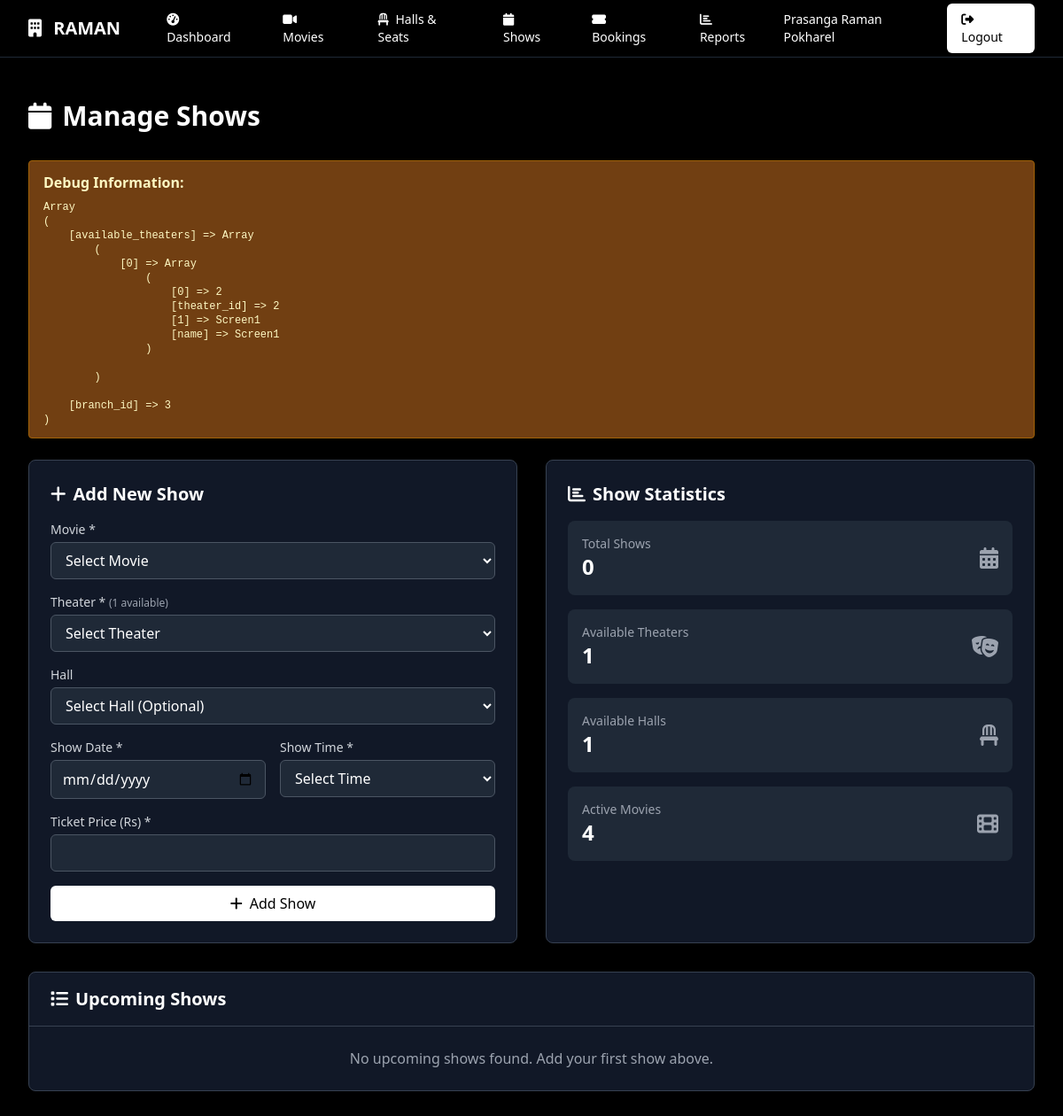
Before: /branch/shows.php (signed in) with the older database file.
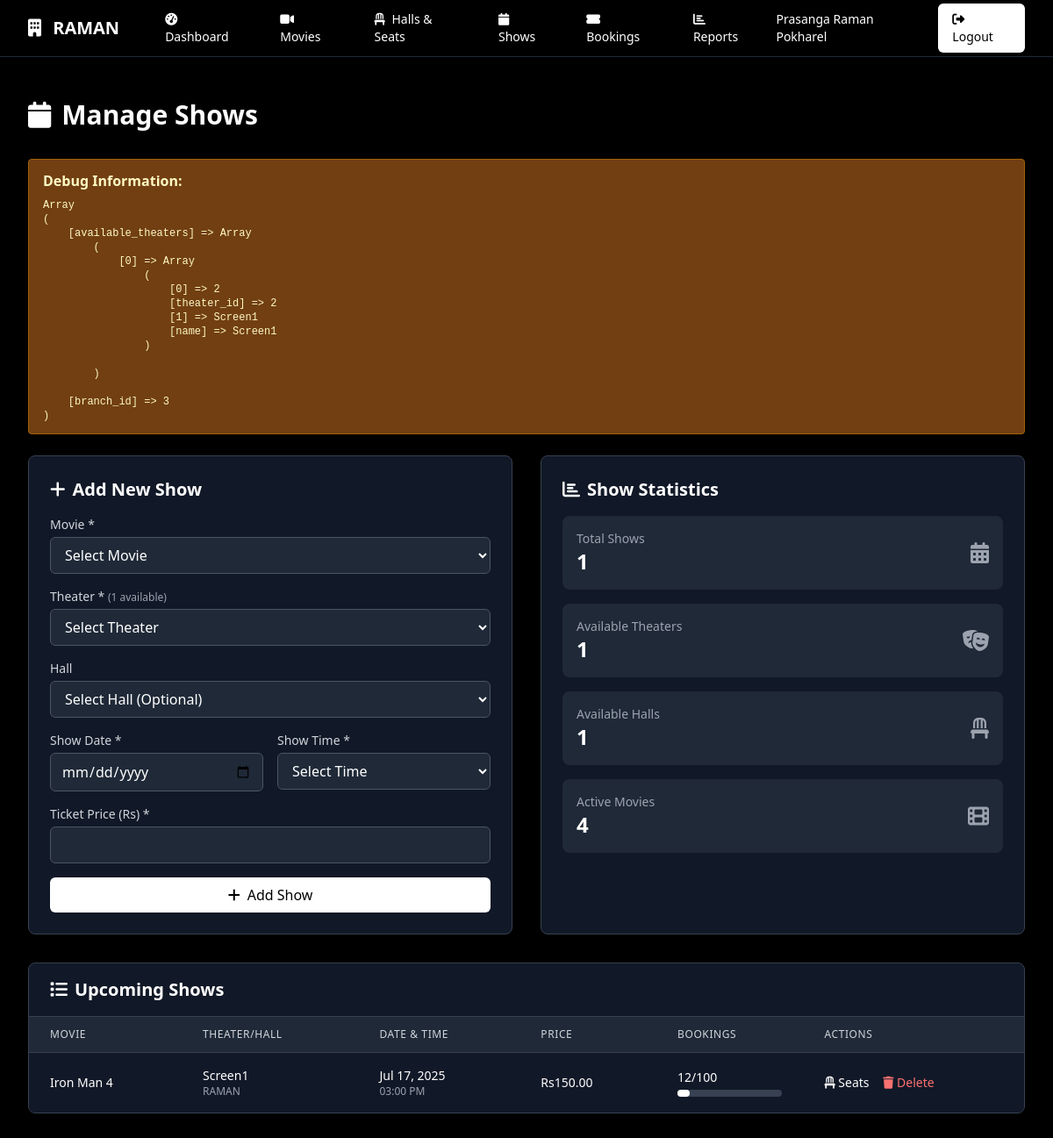
After: the same page with the newer database file.
### tables this page shows
CREATE TABLE `branches` (
  `branch_id` int(11) NOT NULL,
  `branch_name` varchar(255) NOT NULL,
  `branch_code` varchar(50) NOT NULL,
  `location` varchar(255) NOT NULL,
  `manager_name` varchar(255) NOT NULL,
  `contact_phone` varchar(20) DEFAULT NULL,
  `email` varchar(255) DEFAULT NULL,
  `username` varchar(100) NOT NULL,
  `password_hash` varchar(255) NOT NULL,
  `status` enum('active','inactive') DEFAULT 'active',
  `created_at` timestamp NOT NULL DEFAULT current_timestamp(),
  `updated_at` timestamp NOT NULL DEFAULT current_timestamp() ON UPDATE current_timestamp()
);

CREATE TABLE `shows` (
  `show_id` int(11) NOT NULL,
  `movie_id` int(11) DEFAULT NULL,
  `theater_id` int(11) NOT NULL,
  `show_time` datetime NOT NULL,
  `price` decimal(10,2) NOT NULL,
  `created_at` timestamp NOT NULL DEFAULT current_timestamp(),
  `hall_id` int(11) DEFAULT NULL
);

CREATE TABLE `movies` (
  `movie_id` int(11) NOT NULL,
  `title` varchar(255) NOT NULL,
  `genre` varchar(100) DEFAULT NULL,
  `duration` int(11) DEFAULT NULL,
  `release_date` date DEFAULT NULL,
  `description` text DEFAULT NULL,
  `rating` decimal(3,1) DEFAULT NULL,
  `language` varchar(50) DEFAULT NULL,
  `poster_url` varchar(255) DEFAULT NULL,
  `trailer_url` varchar(255) DEFAULT NULL,
  `created_at` timestamp NOT NULL DEFAULT current_timestamp(),
  `director` varchar(255) DEFAULT NULL,
  `cast` text DEFAULT NULL,
  `certificate` varchar(50) DEFAULT NULL,
  `status` varchar(50) DEFAULT 'active'
);

CREATE TABLE `theaters` (
  `theater_id` int(11) NOT NULL,
  `name` varchar(255) NOT NULL,
  `location` varchar(255) NOT NULL,
  `capacity` int(11) NOT NULL,
  `address` varchar(255) NOT NULL,
  `city` varchar(255) NOT NULL,
  `state` varchar(255) NOT NULL,
  `screens` varchar(255) NOT NULL,
  `created_at` timestamp NOT NULL DEFAULT current_timestamp(),
  `theater_image` varchar(255) DEFAULT NULL,
  `branch_id` int(11) DEFAULT NULL
);

CREATE TABLE `halls` (
  `hall_id` int(11) NOT NULL,
  `branch_id` int(11) NOT NULL,
  `hall_name` varchar(255) NOT NULL,
  `total_rows` int(11) NOT NULL,
  `seats_per_row` int(11) NOT NULL,
  `total_capacity` int(11) NOT NULL,
  `hall_type` enum('standard','premium','imax') DEFAULT 'standard',
  `status` enum('active','inactive') DEFAULT 'active',
  `created_at` timestamp NOT NULL DEFAULT current_timestamp()
);

### branch/shows.php (the view, shortened to what the rows shown need)
<?php
include '../database/config.php';
$branch_id = $_SESSION['branch_id'];
try {
    $shows_stmt = $conn->prepare("
        SELECT s.show_id, s.show_time, s.price, m.title as movie_title,
               t.name as theater_name, h.hall_name,
               (SELECT COUNT(*) FROM seats WHERE show_id = s.show_id AND status = 'booked') as booked_seats,
               (SELECT COUNT(*) FROM seats WHERE show_id = s.show_id) as total_seats
        FROM shows s
        JOIN movies m ON s.movie_id = m.movie_id
        JOIN theaters t ON s.theater_id = t.theater_id
        LEFT JOIN halls h ON s.hall_id = h.hall_id
        WHERE t.branch_id = ? AND s.show_time >= NOW()
        ORDER BY s.show_time ASC
    ");
    $shows_stmt->execute([$branch_id]);
    $shows = $shows_stmt->fetchAll();
} catch (PDOException $e) {
    $shows = [];
}
?>
<!DOCTYPE html>
<html lang="en">
<head>
    <script src="https://cdn.tailwindcss.com"></script>
    <link rel="stylesheet" href="https://cdnjs.cloudflare.com/ajax/libs/font-awesome/6.4.0/css/all.min.css">
</head>
<body>
    <?php include '../includes/branchnav.php'; ?>
    <div class="max-w-7xl mx-auto py-6 sm:px-6 lg:px-8">
        <div class="px-4 py-6 sm:px-0">
            <h1 class="text-3xl font-bold text-white mb-8">
                <i class="fas fa-calendar mr-3"></i>Manage Shows
            </h1>
            <div class="grid grid-cols-1 lg:grid-cols-2 gap-8">
                <div class="bg-gray-900 border border-gray-700 rounded-lg p-6">
                    <h2 class="text-xl font-semibold text-white mb-4">
                        <i class="fas fa-plus mr-2"></i>Add New Show
                    </h2>
                </div>
                <div class="bg-gray-900 border border-gray-700 rounded-lg p-6">
                    <h2 class="text-xl font-semibold text-white mb-4">
                        <i class="fas fa-chart-bar mr-2"></i>Show Statistics
                    </h2>
                </div>
            </div>
            <div class="mt-8 bg-gray-900 border border-gray-700 rounded-lg overflow-hidden">
                <div class="px-6 py-4 border-b border-gray-700">
                    <h2 class="text-xl font-semibold text-white">
                        <i class="fas fa-list mr-2"></i>Upcoming Shows
                    </h2>
                </div>
                <?php if (empty($shows)): ?>
                    <div class="p-6 text-center text-gray-400">
                        No upcoming shows found. Add your first show above.
                    </div>
                <?php else: ?>
                    <div class="overflow-x-auto">
                        <table class="min-w-full divide-y divide-gray-700">
                            <thead class="bg-gray-800">
                                <tr>
                                    <th class="px-6 py-3 text-left text-xs font-medium text-gray-300 uppercase tracking-wider">Movie</th>
                                    <th class="px-6 py-3 text-left text-xs font-medium text-gray-300 uppercase tracking-wider">Theater/Hall</th>
                                    <th class="px-6 py-3 text-left text-xs font-medium text-gray-300 uppercase tracking-wider">Date & Time</th>
                                    <th class="px-6 py-3 text-left text-xs font-medium text-gray-300 uppercase tracking-wider">Price</th>
                                    <th class="px-6 py-3 text-left text-xs font-medium text-gray-300 uppercase tracking-wider">Bookings</th>
                                    <th class="px-6 py-3 text-left text-xs font-medium text-gray-300 uppercase tracking-wider">Actions</th>
                                </tr>
                            </thead>
                            <tbody class="bg-gray-900 divide-y divide-gray-700">
                                <?php foreach ($shows as $show): ?>
                                    <tr>
                                        <td class="px-6 py-4 whitespace-nowrap">
                                            <div class="text-sm font-medium text-white"><?php echo htmlspecialchars($show['movie_title']); ?></div>
                                        </td>
                                        <td class="px-6 py-4 whitespace-nowrap">
                                            <div class="text-sm text-white"><?php echo htmlspecialchars($show['theater_name']); ?></div>
                                            <?php if ($show['hall_name']): ?>
                                                <div class="text-xs text-gray-400"><?php echo htmlspecialchars($show['hall_name']); ?></div>
                                            <?php endif; ?>
                                        </td>
                                        <td class="px-6 py-4 whitespace-nowrap">
                                            <div class="text-sm text-white"><?php echo date('M j, Y', strtotime($show['show_time'])); ?></div>
                                            <div class="text-xs text-gray-400"><?php echo date('h:i A', strtotime($show['show_time'])); ?></div>
                                        </td>
                                        <td class="px-6 py-4 whitespace-nowrap">
                                            <div class="text-sm text-white">Rs<?php echo number_format($show['price'], 2); ?></div>
                                        </td>
                                        <td class="px-6 py-4 whitespace-nowrap">
                                            <div class="text-sm text-white"><?php echo $show['booked_seats']; ?>/<?php echo $show['total_seats']; ?></div>
                                            <div class="w-full bg-gray-700 rounded-full h-2 mt-1">
                                                <?php
                                                $percentage = $show['total_seats'] > 0 ? ($show['booked_seats'] / $show['total_seats']) * 100 : 0;
                                                ?>
                                                <div class="bg-white h-2 rounded-full" style="width: <?php echo $percentage; ?>%"></div>
                                            </div>
                                        </td>
                                        <td class="px-6 py-4 whitespace-nowrap text-sm font-medium">
                                            <button onclick="viewSeats(<?php echo $show['show_id']; ?>)"
                                                    class="text-white hover:text-gray-300 mr-3">
                                                <i class="fas fa-chair"></i> Seats
                                            </button>
                                            <button onclick="deleteShow(<?php echo $show['show_id']; ?>)"
                                                    class="text-red-400 hover:text-red-300">
                                                <i class="fas fa-trash"></i> Delete
                                            </button>
                                        </td>
                                    </tr>
                                <?php endforeach; ?>
                            </tbody>
                        </table>
                    </div>
                <?php endif; ?>
            </div>
        </div>
    </div>
</body>
</html>

### includes/branchnav.php (shortened to what the rows shown need)
<?php
try {
    $stmt = $conn->prepare("SELECT * FROM branches WHERE branch_id = ?");
    $stmt->execute([$_SESSION['branch_id']]);
    $branch_info = $stmt->fetch();
} catch (PDOException $e) {
    $branch_info = null;
}
?>
<!DOCTYPE html>
<html lang="en">
<head>
    <script src="https://cdn.tailwindcss.com"></script>
    <link rel="stylesheet" href="https://cdnjs.cloudflare.com/ajax/libs/font-awesome/6.4.0/css/all.min.css">
</head>
<body>
<nav class="bg-black border-b border-gray-800">
    <div class="max-w-7xl mx-auto px-4 sm:px-6 lg:px-8">
        <div class="flex justify-between h-16">
            <div class="flex items-center">
                <div class="flex-shrink-0">
                    <h1 class="text-xl font-bold text-white">
                        <i class="fas fa-building mr-2"></i>
                        <?php echo $branch_info ? htmlspecialchars($branch_info['branch_name']) : 'Branch Admin'; ?>
                    </h1>
                </div>
            </div>
            <div class="flex items-center">
                <div class="ml-3 relative">
                    <div class="flex items-center space-x-4">
                        <span class="text-white text-sm">
                            <?php echo $branch_info ? htmlspecialchars($branch_info['manager_name']) : 'Branch Manager'; ?>
                        </span>
                        <a href="logout.php" class="bg-white text-black hover:bg-gray-200 px-4 py-2 rounded-md text-sm font-medium">
                            <i class="fas fa-sign-out-alt mr-1"></i> Logout
                        </a>
                    </div>
                </div>
            </div>
        </div>
    </div>
</nav>

Changed rows visible on the page:
added shows: movie.title "Iron Man 4", theater.name "Screen1", hall.hall_name "RAMAN", show_time "Jul 17, 2025", show_time "03:00 PM", price "150.00", booked_seats "12", total_seats "100"
Other visible differences:
count($shows): "0" → "1"
text no longer shown: "No upcoming shows found. Add your first show above."
text now shown: "MOVIE THEATER/HALL DATE & TIME PRICE BOOKINGS ACTIONS"
